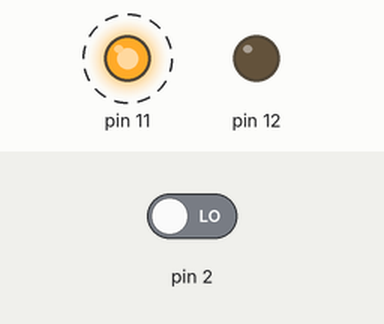
Recording of a sketch running on a simulated Arduino Uno, built with avr-gcc and run on an emulated ATmega328P. Parts: output pins drawn as LEDs (lit = HIGH). Dashed ring = blinking. The test bench sets the inputs (shaded band); at power-on: pin 2 LOW.

Above: at 4.8 s.
4.9 s: pin 2 driven HIGH
At 6.8 s:
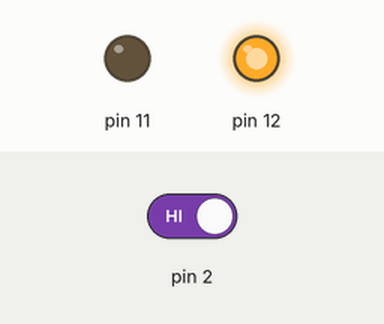
7.6 s: pin 2 driven LOW
At 9.8 s:
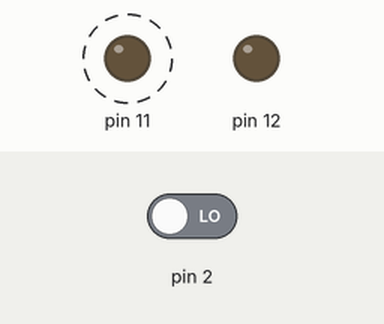
Timing chart, 0 to 19.6 s (numbered marks = the images above; inputs shaded):
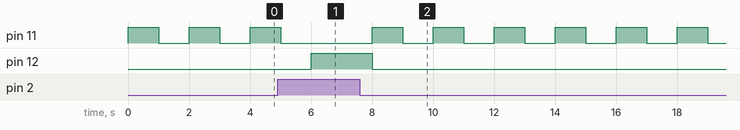

Measured:
- after the input at 4.9 s, pin 11: goes on until 5.0 s, then stays LOW; pin 12: LOW → HIGH after 1.1 s
- after the input at 7.6 s, pin 11: alternates HIGH for 1.0 s and LOW for 1.0 s, starting after 0.40 s; pin 12: HIGH → LOW after 0.40 s
- by itself, pin 11: alternates HIGH for 1.0 s and LOW for 1.0 s

The sketch:

Blocking.ino
```cpp
// ====================================================
// Blocking
// Shows how NOT to code. Sketch tries to change the
// behaviour of a LED when a button is pressed.
// CBPrice 08-10-12 Status Release
// ====================================================

int pressed;

void setup() {
  // put your setup code here, to run once:
  pinMode(11,OUTPUT);
  pinMode(12,OUTPUT);
  pinMode(2,INPUT);

}

void loop() {
  // put your main code here, to run repeatedly:
  pressed = digitalRead(2);

  if(pressed){
    digitalWrite(11,LOW);
    digitalWrite(12,HIGH);
    delay(1000);
  } else {
    digitalWrite(11,HIGH);
    digitalWrite(12,LOW);
    delay(1000);
    digitalWrite(11,LOW);
    delay(1000);
  }
}

void ISRoutine(){
    pressed = true;
  }
```
